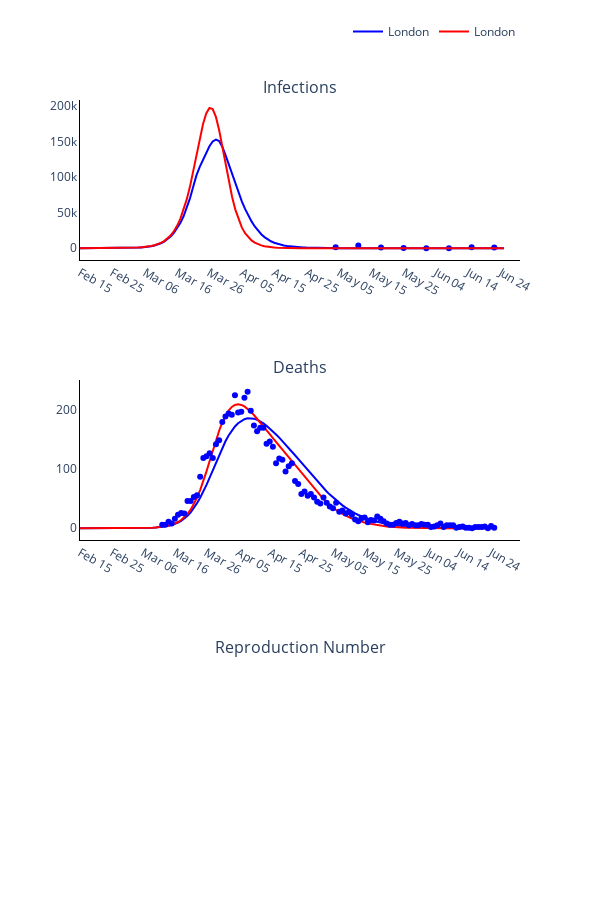

The code cell stored with this chart in its notebook:
### Markdown cell above
### Plot observed versus predicted using model with optimised parameters

### Code cell
# Trace names - represent the solver used for the simulation
trace_name = regions
titles = ['Infections', 'Deaths', 'Reproduction Number']

fig = go.Figure()
fig = make_subplots(rows=len(titles), cols=1, subplot_titles=tuple(titles), horizontal_spacing = 0.15)

# Plot (continuous predicted timeline and pointwise observed numbers each day)
for r, region in enumerate(regions):
    # Plot of infections
    fig.add_trace(
        go.Scatter(
            x=times,
            y=new_infec_pred[r].tolist(),
            mode='lines',
            name=trace_name[r],
            line_color=colours[r]
        ),
        row= 1,
        col= 1
    )

    fig.add_trace(
        go.Scatter(
            x=serology_times,
            y=np.sum(np.multiply(np.nan_to_num(np.divide(positives_data[r], tests[r])), susceptibles[r]), axis=1).tolist(),
            mode='markers',
            name=trace_name[r],
            showlegend=False,
            line_color=colours[r]
        ),
        row= 1,
        col= 1
    )

    fig.add_trace(
        go.Scatter(
            x=times,
            y=new_infec_pred_fix[r].tolist(),
            mode='lines',
            name=trace_name[r],
            line_color='red'
        ),
        row= 1,
        col= 1
    )

    # Plot deaths
    fig.add_trace(
        go.Scatter(
            x=times,
            y=deaths_pred[r].tolist(),
            mode='lines',
            name=trace_name[r],
            showlegend=False,
            line_color=colours[r]
        ),
        row= 2,
        col= 1
    )

    fig.add_trace(
        go.Scatter(
            x=times,
            y=deaths_pred_fix[r].tolist(),
            mode='lines',
            name=trace_name[r],
            showlegend=False,
            line_color='red'
        ),
        row= 2,
        col= 1
    )

    fig.add_trace(
        go.Scatter(
            x=deaths_times,
            y=np.sum(deaths_data[r], axis=1).tolist(),
            mode='markers',
            name=trace_name[r],
            showlegend=False,
            line_color=colours[r]
        ),
        row= 2,
        col= 1
    )

    # Plot reproduction number
    #fig.add_trace(
    #    go.Scatter(
    #        x=times,
    #        y=reprod_num_pred[r].tolist(),
    #        mode='lines',
    #        name=trace_name[r],
    #        showlegend=False,
    #        line_color=colours[r]
    #    ),
    #    row= 3,
    #    col= 1
    #)

# Add axis labels
fig.update_layout(
    width=600, 
    height=900,
    plot_bgcolor='white',
    xaxis=dict(
        linecolor='black',
        tickvals=np.arange(1, total_days, 10).tolist(),
        ticktext=['Feb 15', 'Feb 25', 'Mar 06', 'Mar 16', 'Mar 26', 'Apr 05', 'Apr 15', 'Apr 25', 'May 05', 'May 15', 'May 25', 'Jun 04', 'Jun 14', 'Jun 24']),
    yaxis=dict(linecolor='black'),
    xaxis2=dict(
        linecolor='black',
        tickvals=np.arange(1, total_days, 10).tolist(),
        ticktext=['Feb 15', 'Feb 25', 'Mar 06', 'Mar 16', 'Mar 26', 'Apr 05', 'Apr 15', 'Apr 25', 'May 05', 'May 15', 'May 25', 'Jun 04', 'Jun 14', 'Jun 24']),
    yaxis2=dict(linecolor='black'),
    xaxis3=dict(
        linecolor='black',
        tickvals=np.arange(1, total_days, 10).tolist(),
        ticktext=['Feb 15', 'Feb 25', 'Mar 06', 'Mar 16', 'Mar 26', 'Apr 05', 'Apr 15', 'Apr 25', 'May 05', 'May 15', 'May 25', 'Jun 04', 'Jun 14', 'Jun 24']),
    yaxis3=dict(linecolor='black'),
    legend=dict(
        orientation='h',
        yanchor="bottom",
        y=1.075,
        xanchor="right",
        x=1)
    )

fig.write_image('images/Figure-3-optimisation.pdf')
fig.show()

### Figure 1 — Plotly figure (JSON) as saved in the notebook; plotly's stock layout.template omitted (floating-point values rounded to 4 significant figures; data arrays with more than 128 entries replaced by an {"elided": "..."} marker saying what was removed)
{"data": [{"line": {"color": "blue"}, "mode": "lines", "name": "London", "type": "scatter", "x": {"elided": "132 int values"}, "xaxis": "x", "y": {"elided": "132 float values"}, "yaxis": "y"}, {"line": {"color": "blue"}, "mode": "markers", "name": "London", "showlegend": false, "type": "scatter", "x": [80, 87, 94, 101, 108, 115, 122, 129], "xaxis": "x", "y": [1324.0, 3902.0, 1017.0, 372.9, 0, 0, 1378.0, 997.1, 982, 818.3, 241.0, 240.6, 0, 0, 827.9, 1296.0, 0, 1934.0, 2575.0, 2745.0, 709.9, 3286.0, 7272.0, 5684.0, 3567.0, 0, 6016.0, 7705.0, 8541.0, 0, 19160.0, 16580.0, 16990.0, 4429.0, 3429.0, 3375.0, 2405.0, 1205.0, 725.3, 1277.0, 6202.0, 998.6, 527.7, 1008.0, 0, 669.5, 446.0, 1265.0, 739.8, 6587.0, 6924.0, 5566.0, 3583.0], "yaxis": "y"}, {"line": {"color": "red"}, "mode": "lines", "name": "London", "type": "scatter", "x": {"elided": "132 int values"}, "xaxis": "x", "y": {"elided": "132 float values"}, "yaxis": "y"}, {"line": {"color": "blue"}, "mode": "lines", "name": "London", "showlegend": false, "type": "scatter", "x": {"elided": "132 int values"}, "xaxis": "x2", "y": {"elided": "132 float values"}, "yaxis": "y2"}, {"line": {"color": "red"}, "mode": "lines", "name": "London", "showlegend": false, "type": "scatter", "x": {"elided": "132 int values"}, "xaxis": "x2", "y": {"elided": "132 float values"}, "yaxis": "y2"}, {"line": {"color": "blue"}, "mode": "markers", "name": "London", "showlegend": false, "type": "scatter", "x": [27, 28, 29, 30, 31, 32, 33, 34, 35, 36, 37, 38, 39, 40, 41, 42, 43, 44, 45, 46, 47, 48, 49, 50, 51, 52, 53, 54, 55, 56, 57, 58, 59, 60, 61, 62, 63, 64, 65, 66, 67, 68, 69, 70, 71, 72, 73, 74, 75, 76, 77, 78, 79, 80, 81, 82, 83, 84, 85, 86, 87, 88, 89, 90, 91, 92, 93, 94, 95, 96, 97, 98, 99, 100, 101, 102, 103, 104, 105, 106, 107, 108, 109, 110, 111, 112, 113, 114, 115, 116, 117, 118, 119, 120, 121, 122, 123, 124, 125, 126, 127, 128, 129, 130, 131, 132], "xaxis": "x2", "y": {"elided": "471 int values"}, "yaxis": "y2"}], "layout": {"annotations": [{"font": {"size": 16}, "showarrow": false, "text": "Infections", "x": 0.5, "xanchor": "center", "xref": "paper", "y": 1, "yanchor": "bottom", "yref": "paper"}, {"font": {"size": 16}, "showarrow": false, "text": "Deaths", "x": 0.5, "xanchor": "center", "xref": "paper", "y": 0.6111, "yanchor": "bottom", "yref": "paper"}, {"font": {"size": 16}, "showarrow": false, "text": "Reproduction Number", "x": 0.5, "xanchor": "center", "xref": "paper", "y": 0.2222, "yanchor": "bottom", "yref": "paper"}], "height": 900, "legend": {"orientation": "h", "x": 1, "xanchor": "right", "y": 1.075, "yanchor": "bottom"}, "plot_bgcolor": "white", "width": 600, "xaxis": {"anchor": "y", "domain": [0, 1], "linecolor": "black", "ticktext": ["Feb 15", "Feb 25", "Mar 06", "Mar 16", "Mar 26", "Apr 05", "Apr 15", "Apr 25", "May 05", "May 15", "May 25", "Jun 04", "Jun 14", "Jun 24"], "tickvals": [1, 11, 21, 31, 41, 51, 61, 71, 81, 91, 101, 111, 121, 131]}, "xaxis2": {"anchor": "y2", "domain": [0, 1], "linecolor": "black", "ticktext": ["Feb 15", "Feb 25", "Mar 06", "Mar 16", "Mar 26", "Apr 05", "Apr 15", "Apr 25", "May 05", "May 15", "May 25", "Jun 04", "Jun 14", "Jun 24"], "tickvals": [1, 11, 21, 31, 41, 51, 61, 71, 81, 91, 101, 111, 121, 131]}, "xaxis3": {"anchor": "y3", "domain": [0, 1], "linecolor": "black", "ticktext": ["Feb 15", "Feb 25", "Mar 06", "Mar 16", "Mar 26", "Apr 05", "Apr 15", "Apr 25", "May 05", "May 15", "May 25", "Jun 04", "Jun 14", "Jun 24"], "tickvals": [1, 11, 21, 31, 41, 51, 61, 71, 81, 91, 101, 111, 121, 131]}, "yaxis": {"anchor": "x", "domain": [0.7778, 1], "linecolor": "black"}, "yaxis2": {"anchor": "x2", "domain": [0.3889, 0.6111], "linecolor": "black"}, "yaxis3": {"anchor": "x3", "domain": [0, 0.2222], "linecolor": "black"}}}
